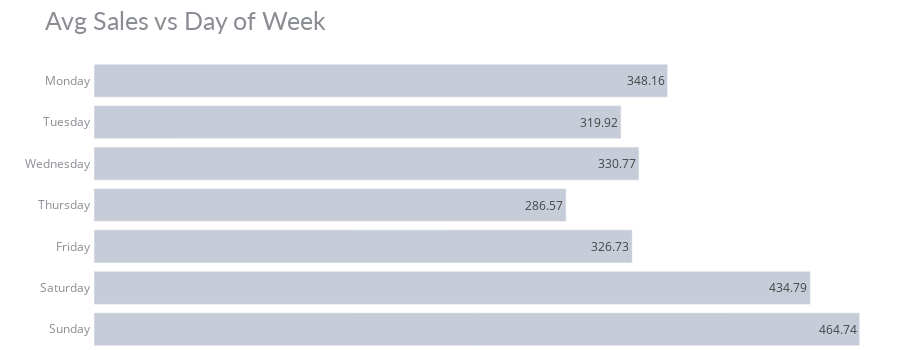

Source (notebook cell):
### Code cell
# data
df_dw_sa = df_train1.groupby('day_of_week').agg({"sales" : "mean"}).reset_index()
df_dw_sa.sales = round(df_dw_sa.sales, 2)

# chart
fig = px.bar(df_dw_sa, y='day_of_week', x='sales', title='Avg Sales vs Day of Week',
             color_discrete_sequence=['#c6ccd8'], text='sales',
             category_orders=dict(day_of_week=["Monday","Tuesday","Wednesday","Thursday", "Friday","Saturday","Sunday"]))
fig.update_yaxes(showgrid=False, ticksuffix=' ', showline=False)
fig.update_xaxes(visible=False)
fig.update_layout(margin=dict(t=60, b=0, l=0, r=0), height=350,
                  hovermode="y unified", 
                  yaxis_title=" ", template='plotly_white',
                  title_font=dict(size=25, color='#8a8d93', family="Lato, sans-serif"),
                  font=dict(color='#8a8d93'),
                  hoverlabel=dict(bgcolor="#c6ccd8", font_size=13, font_family="Lato, sans-serif"))

### Figure 1 — Plotly figure (JSON) as saved in the notebook; plotly's stock layout.template omitted (floating-point values rounded to 4 significant figures)
{"data": [{"alignmentgroup": "True", "hovertemplate": "sales=%{text}<br>day_of_week=%{y}<extra></extra>", "legendgroup": "", "marker": {"color": "#c6ccd8", "pattern": {"shape": ""}}, "name": "", "offsetgroup": "", "orientation": "h", "showlegend": false, "text": [326.7, 348.2, 434.8, 464.7, 286.6, 319.9, 330.8], "textposition": "auto", "type": "bar", "x": [326.7, 348.2, 434.8, 464.7, 286.6, 319.9, 330.8], "xaxis": "x", "y": ["Friday", "Monday", "Saturday", "Sunday", "Thursday", "Tuesday", "Wednesday"], "yaxis": "y"}], "layout": {"barmode": "relative", "font": {"color": "#8a8d93"}, "height": 350, "hoverlabel": {"bgcolor": "#c6ccd8", "font": {"family": "Lato, sans-serif", "size": 13}}, "hovermode": "y unified", "legend": {"tracegroupgap": 0}, "margin": {"b": 0, "l": 0, "r": 0, "t": 60}, "title": {"font": {"color": "#8a8d93", "family": "Lato, sans-serif", "size": 25}, "text": "Avg Sales vs Day of Week"}, "xaxis": {"anchor": "y", "domain": [0, 1], "title": {"text": "sales"}, "visible": false}, "yaxis": {"anchor": "x", "categoryarray": ["Sunday", "Saturday", "Friday", "Thursday", "Wednesday", "Tuesday", "Monday"], "categoryorder": "array", "domain": [0, 1], "showgrid": false, "showline": false, "ticksuffix": " ", "title": {"text": " "}}}}
